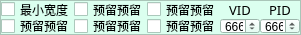
       <widget class="QFrame" name="frame">
        <property name="minimumSize">
         <size>
          <width>0</width>
          <height>35</height>
         </size>
        </property>
        <property name="maximumSize">
         <size>
          <width>16777215</width>
          <height>35</height>
         </size>
        </property>
        <property name="palette">
         <palette>
          <active>
           <colorrole role="WindowText">
            <brush brushstyle="SolidPattern">
             <color alpha="255">
              <red>0</red>
              <green>0</green>
              <blue>0</blue>
             </color>
            </brush>
           </colorrole>
           <colorrole role="Button">
            <brush brushstyle="SolidPattern">
             <color alpha="255">
              <red>219</red>
              <green>255</green>
              <blue>239</blue>
             </color>
            </brush>
           </colorrole>
           <colorrole role="Light">
            <brush brushstyle="SolidPattern">
             <color alpha="255">
              <red>255</red>
              <green>255</green>
              <blue>255</blue>
             </color>
            </brush>
           </colorrole>
           <colorrole role="Midlight">
            <brush brushstyle="SolidPattern">
             <color alpha="255">
              <red>237</red>
              <green>255</green>
              <blue>247</blue>
             </color>
            </brush>
           </colorrole>
           <colorrole role="Dark">
            <brush brushstyle="SolidPattern">
             <color alpha="255">
              <red>109</red>
              <green>127</green>
              <blue>119</blue>
             </color>
            </brush>
           </colorrole>
           <colorrole role="Mid">
            <brush brushstyle="SolidPattern">
             <color alpha="255">
              <red>146</red>
              <green>170</green>
              <blue>159</blue>
             </color>
            </brush>
           </colorrole>
           <colorrole role="Text">
            <brush brushstyle="SolidPattern">
             <color alpha="255">
              <red>0</red>
              <green>0</green>
              <blue>0</blue>
             </color>
            </brush>
           </colorrole>
           <colorrole role="BrightText">
            <brush brushstyle="SolidPattern">
             <color alpha="255">
              <red>255</red>
              <green>255</green>
              <blue>255</blue>
             </color>
            </brush>
           </colorrole>
           <colorrole role="ButtonText">
            <brush brushstyle="SolidPattern">
             <color alpha="255">
              <red>0</red>
              <green>0</green>
              <blue>0</blue>
             </color>
            </brush>
           </colorrole>
           <colorrole role="Base">
            <brush brushstyle="SolidPattern">
             <color alpha="255">
              <red>255</red>
              <green>255</green>
              <blue>255</blue>
             </color>
            </brush>
           </colorrole>
           <colorrole role="Window">
            <brush brushstyle="SolidPattern">
             <color alpha="255">
              <red>219</red>
              <green>255</green>
              <blue>239</blue>
             </color>
            </brush>
           </colorrole>
           <colorrole role="Shadow">
            <brush brushstyle="SolidPattern">
             <color alpha="255">
              <red>0</red>
              <green>0</green>
              <blue>0</blue>
             </color>
            </brush>
           </colorrole>
           <colorrole role="AlternateBase">
            <brush brushstyle="SolidPattern">
             <color alpha="255">
              <red>237</red>
              <green>255</green>
              <blue>247</blue>
             </color>
            </brush>
           </colorrole>
           <colorrole role="ToolTipBase">
            <brush brushstyle="SolidPattern">
             <color alpha="255">
              <red>255</red>
              <green>255</green>
              <blue>220</blue>
             </color>
            </brush>
           </colorrole>
           <colorrole role="ToolTipText">
            <brush brushstyle="SolidPattern">
             <color alpha="255">
              <red>0</red>
              <green>0</green>
              <blue>0</blue>
             </color>
            </brush>
           </colorrole>
          </active>
          <inactive>
           <colorrole role="WindowText">
            <brush brushstyle="SolidPattern">
             <color alpha="255">
              <red>0</red>
              <green>0</green>
              <blue>0</blue>
             </color>
            </brush>
           </colorrole>
           <colorrole role="Button">
            <brush brushstyle="SolidPattern">
             <color alpha="255">
              <red>219</red>
              <green>255</green>
              <blue>239</blue>
             </color>
            </brush>
           </colorrole>
           <colorrole role="Light">
            <brush brushstyle="SolidPattern">
             <color alpha="255">
              <red>255</red>
              <green>255</green>
              <blue>255</blue>
             </color>
            </brush>
           </colorrole>
           <colorrole role="Midlight">
            <brush brushstyle="SolidPattern">
             <color alpha="255">
              <red>237</red>
              <green>255</green>
              <blue>247</blue>
             </color>
            </brush>
           </colorrole>
           <colorrole role="Dark">
            <brush brushstyle="SolidPattern">
             <color alpha="255">
              <red>109</red>
              <green>127</green>
              <blue>119</blue>
             </color>
            </brush>
           </colorrole>
           <colorrole role="Mid">
            <brush brushstyle="SolidPattern">
             <color alpha="255">
              <red>146</red>
              <green>170</green>
              <blue>159</blue>
             </color>
            </brush>
           </colorrole>
           <colorrole role="Text">
            <brush brushstyle="SolidPattern">
             <color alpha="255">
              <red>0</red>
              <green>0</green>
              <blue>0</blue>
             </color>
            </brush>
           </colorrole>
           <colorrole role="BrightText">
            <brush brushstyle="SolidPattern">
             <color alpha="255">
              <red>255</red>
              <green>255</green>
              <blue>255</blue>
             </color>
            </brush>
           </colorrole>
           <colorrole role="ButtonText">
            <brush brushstyle="SolidPattern">
             <color alpha="255">
              <red>0</red>
              <green>0</green>
              <blue>0</blue>
             </color>
            </brush>
           </colorrole>
           <colorrole role="Base">
            <brush brushstyle="SolidPattern">
             <color alpha="255">
              <red>255</red>
              <green>255</green>
              <blue>255</blue>
             </color>
            </brush>
           </colorrole>
           <colorrole role="Window">
            <brush brushstyle="SolidPattern">
             <color alpha="255">
              <red>219</red>
              <green>255</green>
              <blue>239</blue>
             </color>
            </brush>
           </colorrole>
           <colorrole role="Shadow">
            <brush brushstyle="SolidPattern">
             <color alpha="255">
              <red>0</red>
              <green>0</green>
              <blue>0</blue>
             </color>
            </brush>
           </colorrole>
           <colorrole role="AlternateBase">
            <brush brushstyle="SolidPattern">
             <color alpha="255">
              <red>237</red>
              <green>255</green>
              <blue>247</blue>
             </color>
            </brush>
           </colorrole>
           <colorrole role="ToolTipBase">
            <brush brushstyle="SolidPattern">
             <color alpha="255">
              <red>255</red>
              <green>255</green>
              <blue>220</blue>
             </color>
            </brush>
           </colorrole>
           <colorrole role="ToolTipText">
            <brush brushstyle="SolidPattern">
             <color alpha="255">
              <red>0</red>
              <green>0</green>
              <blue>0</blue>
             </color>
            </brush>
           </colorrole>
          </inactive>
          <disabled>
           <colorrole role="WindowText">
            <brush brushstyle="SolidPattern">
             <color alpha="255">
              <red>109</red>
              <green>127</green>
              <blue>119</blue>
             </color>
            </brush>
           </colorrole>
           <colorrole role="Button">
            <brush brushstyle="SolidPattern">
             <color alpha="255">
              <red>219</red>
              <green>255</green>
              <blue>239</blue>
             </color>
            </brush>
           </colorrole>
           <colorrole role="Light">
            <brush brushstyle="SolidPattern">
             <color alpha="255">
              <red>255</red>
              <green>255</green>
              <blue>255</blue>
             </color>
            </brush>
           </colorrole>
           <colorrole role="Midlight">
            <brush brushstyle="SolidPattern">
             <color alpha="255">
              <red>237</red>
              <green>255</green>
              <blue>247</blue>
             </color>
            </brush>
           </colorrole>
           <colorrole role="Dark">
            <brush brushstyle="SolidPattern">
             <color alpha="255">
              <red>109</red>
              <green>127</green>
              <blue>119</blue>
             </color>
            </brush>
           </colorrole>
           <colorrole role="Mid">
            <brush brushstyle="SolidPattern">
             <color alpha="255">
              <red>146</red>
              <green>170</green>
              <blue>159</blue>
             </color>
            </brush>
           </colorrole>
           <colorrole role="Text">
            <brush brushstyle="SolidPattern">
             <color alpha="255">
              <red>109</red>
              <green>127</green>
              <blue>119</blue>
             </color>
            </brush>
           </colorrole>
           <colorrole role="BrightText">
            <brush brushstyle="SolidPattern">
             <color alpha="255">
              <red>255</red>
              <green>255</green>
              <blue>255</blue>
             </color>
            </brush>
           </colorrole>
           <colorrole role="ButtonText">
            <brush brushstyle="SolidPattern">
             <color alpha="255">
              <red>109</red>
              <green>127</green>
              <blue>119</blue>
             </color>
            </brush>
           </colorrole>
           <colorrole role="Base">
            <brush brushstyle="SolidPattern">
             <color alpha="255">
              <red>219</red>
              <green>255</green>
              <blue>239</blue>
             </color>
            </brush>
           </colorrole>
           <colorrole role="Window">
            <brush brushstyle="SolidPattern">
             <color alpha="255">
              <red>219</red>
              <green>255</green>
              <blue>239</blue>
             </color>
            </brush>
           </colorrole>
           <colorrole role="Shadow">
            <brush brushstyle="SolidPattern">
             <color alpha="255">
              <red>0</red>
              <green>0</green>
              <blue>0</blue>
             </color>
            </brush>
           </colorrole>
           <colorrole role="AlternateBase">
            <brush brushstyle="SolidPattern">
             <color alpha="255">
              <red>219</red>
              <green>255</green>
              <blue>239</blue>
             </color>
            </brush>
           </colorrole>
           <colorrole role="ToolTipBase">
            <brush brushstyle="SolidPattern">
             <color alpha="255">
              <red>255</red>
              <green>255</green>
              <blue>220</blue>
             </color>
            </brush>
           </colorrole>
           <colorrole role="ToolTipText">
            <brush brushstyle="SolidPattern">
             <color alpha="255">
              <red>0</red>
              <green>0</green>
              <blue>0</blue>
             </color>
            </brush>
           </colorrole>
          </disabled>
         </palette>
        </property>
        <property name="autoFillBackground">
         <bool>true</bool>
        </property>
        <property name="frameShape">
         <enum>QFrame::StyledPanel</enum>
        </property>
        <property name="frameShadow">
         <enum>QFrame::Raised</enum>
        </property>
        <layout class="QGridLayout" name="gridLayout_2">
         <property name="leftMargin">
          <number>0</number>
         </property>
         <property name="topMargin">
          <number>0</number>
         </property>
         <property name="rightMargin">
          <number>0</number>
         </property>
         <property name="bottomMargin">
          <number>0</number>
         </property>
         <property name="spacing">
          <number>0</number>
         </property>
         <item row="0" column="0">
          <widget class="QCheckBox" name="check_minWidth">
           <property name="enabled">
            <bool>true</bool>
           </property>
           <property name="sizePolicy">
            <sizepolicy hsizetype="Fixed" vsizetype="Fixed">
             <horstretch>0</horstretch>
             <verstretch>0</verstretch>
            </sizepolicy>
           </property>
           <property name="minimumSize">
            <size>
             <width>0</width>
             <height>10</height>
            </size>
           </property>
           <property name="text">
            <string>最小宽度</string>
           </property>
           <property name="checkable">
            <bool>true</bool>
           </property>
           <property name="checked">
            <bool>false</bool>
           </property>
           <property name="tristate">
            <bool>false</bool>
           </property>
          </widget>
         </item>
         <item row="0" column="2">
          <widget class="QCheckBox" name="check_minWidth_2">
           <property name="enabled">
            <bool>true</bool>
           </property>
           <property name="sizePolicy">
            <sizepolicy hsizetype="Fixed" vsizetype="Fixed">
             <horstretch>0</horstretch>
             <verstretch>0</verstretch>
            </sizepolicy>
           </property>
           <property name="minimumSize">
            <size>
             <width>0</width>
             <height>10</height>
            </size>
           </property>
           <property name="text">
            <string>预留预留</string>
           </property>
           <property name="checkable">
            <bool>true</bool>
           </property>
           <property name="checked">
            <bool>false</bool>
           </property>
           <property name="tristate">
            <bool>false</bool>
           </property>
          </widget>
         </item>
         <item row="0" column="7">
          <widget class="QLabel" name="label_11">
           <property name="sizePolicy">
            <sizepolicy hsizetype="Fixed" vsizetype="Preferred">
             <horstretch>0</horstretch>
             <verstretch>0</verstretch>
            </sizepolicy>
           </property>
           <property name="minimumSize">
            <size>
             <width>40</width>
             <height>0</height>
            </size>
           </property>
           <property name="maximumSize">
            <size>
             <width>50</width>
             <height>20</height>
            </size>
           </property>
           <property name="font">
            <font>
             <family>宋体</family>
             <pointsize>10</pointsize>
            </font>
           </property>
           <property name="layoutDirection">
            <enum>Qt::LeftToRight</enum>
           </property>
           <property name="text">
            <string>PID</string>
           </property>
           <property name="alignment">
            <set>Qt::AlignCenter</set>
           </property>
          </widget>
         </item>
         <item row="1" column="7">
          <widget class="QSpinBox" name="spinBox_PID">
           <property name="maximumSize">
            <size>
             <width>60</width>
             <height>16777215</height>
            </size>
           </property>
           <property name="wrapping">
            <bool>true</bool>
           </property>
           <property name="alignment">
            <set>Qt::AlignCenter</set>
           </property>
           <property name="accelerated">
            <bool>false</bool>
           </property>
           <property name="maximum">
            <number>65535</number>
           </property>
           <property name="value">
            <number>26214</number>
           </property>
           <property name="displayIntegerBase">
            <number>16</number>
           </property>
          </widget>
         </item>
         <item row="1" column="4">
          <widget class="QSpinBox" name="spinBox_VID">
           <property name="maximumSize">
            <size>
             <width>60</width>
             <height>16777215</height>
            </size>
           </property>
           <property name="wrapping">
            <bool>true</bool>
           </property>
           <property name="alignment">
            <set>Qt::AlignCenter</set>
           </property>
           <property name="accelerated">
            <bool>false</bool>
           </property>
           <property name="maximum">
            <number>65535</number>
           </property>
           <property name="value">
            <number>26214</number>
           </property>
           <property name="displayIntegerBase">
            <number>16</number>
           </property>
          </widget>
         </item>
         <item row="0" column="4">
          <widget class="QLabel" name="label_12">
           <property name="sizePolicy">
            <sizepolicy hsizetype="Fixed" vsizetype="Preferred">
             <horstretch>0</horstretch>
             <verstretch>0</verstretch>
            </sizepolicy>
           </property>
           <property name="minimumSize">
            <size>
             <width>40</width>
             <height>0</height>
            </size>
           </property>
           <property name="maximumSize">
            <size>
             <width>50</width>
             <height>20</height>
            </size>
           </property>
           <property name="font">
            <font>
             <family>宋体</family>
             <pointsize>10</pointsize>
            </font>
           </property>
           <property name="layoutDirection">
            <enum>Qt::LeftToRight</enum>
           </property>
           <property name="text">
            <string>VID</string>
           </property>
           <property name="alignment">
            <set>Qt::AlignCenter</set>
           </property>
          </widget>
         </item>
         <item row="1" column="2">
          <widget class="QCheckBox" name="check_minWidth_4">
           <property name="enabled">
            <bool>true</bool>
           </property>
           <property name="sizePolicy">
            <sizepolicy hsizetype="Fixed" vsizetype="Fixed">
             <horstretch>0</horstretch>
             <verstretch>0</verstretch>
            </sizepolicy>
           </property>
           <property name="minimumSize">
            <size>
             <width>0</width>
             <height>10</height>
            </size>
           </property>
           <property name="text">
            <string>预留预留</string>
           </property>
           <property name="checkable">
            <bool>true</bool>
           </property>
           <property name="checked">
            <bool>false</bool>
           </property>
           <property name="tristate">
            <bool>false</bool>
           </property>
          </widget>
         </item>
         <item row="1" column="0">
          <widget class="QCheckBox" name="check_minWidth_3">
           <property name="enabled">
            <bool>true</bool>
           </property>
           <property name="sizePolicy">
            <sizepolicy hsizetype="Fixed" vsizetype="Fixed">
             <horstretch>0</horstretch>
             <verstretch>0</verstretch>
            </sizepolicy>
           </property>
           <property name="minimumSize">
            <size>
             <width>0</width>
             <height>10</height>
            </size>
           </property>
           <property name="text">
            <string>预留预留</string>
           </property>
           <property name="checkable">
            <bool>true</bool>
           </property>
           <property name="checked">
            <bool>false</bool>
           </property>
           <property name="tristate">
            <bool>false</bool>
           </property>
          </widget>
         </item>
         <item row="0" column="3">
          <widget class="QCheckBox" name="check_minWidth_5">
           <property name="enabled">
            <bool>true</bool>
           </property>
           <property name="sizePolicy">
            <sizepolicy hsizetype="Fixed" vsizetype="Fixed">
             <horstretch>0</horstretch>
             <verstretch>0</verstretch>
            </sizepolicy>
           </property>
           <property name="minimumSize">
            <size>
             <width>0</width>
             <height>10</height>
            </size>
           </property>
           <property name="text">
            <string>预留预留</string>
           </property>
           <property name="checkable">
            <bool>true</bool>
           </property>
           <property name="checked">
            <bool>false</bool>
           </property>
           <property name="tristate">
            <bool>false</bool>
           </property>
          </widget>
         </item>
         <item row="1" column="3">
          <widget class="QCheckBox" name="check_minWidth_6">
           <property name="enabled">
            <bool>true</bool>
           </property>
           <property name="sizePolicy">
            <sizepolicy hsizetype="Fixed" vsizetype="Fixed">
             <horstretch>0</horstretch>
             <verstretch>0</verstretch>
            </sizepolicy>
           </property>
           <property name="minimumSize">
            <size>
             <width>0</width>
             <height>10</height>
            </size>
           </property>
           <property name="text">
            <string>预留预留</string>
           </property>
           <property name="checkable">
            <bool>true</bool>
           </property>
           <property name="checked">
            <bool>false</bool>
           </property>
           <property name="tristate">
            <bool>false</bool>
           </property>
          </widget>
         </item>
        </layout>
       </widget>
